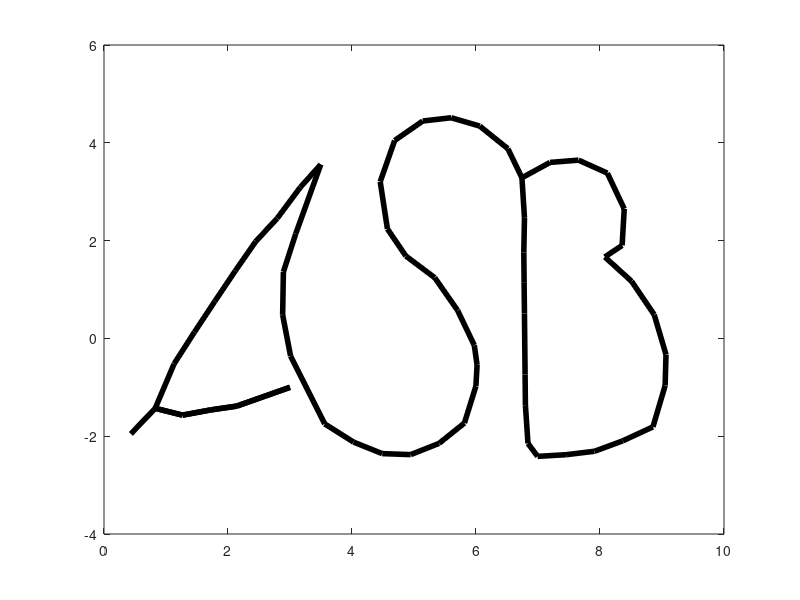

MATLAB code to generate this figure:
% This script has the fixed code if you are struggling to debug!

%% SOLUTION: Breakout 1 
%This section has the fixed code if you are struggling to debug!

%read in data
data = csvread('ASB.csv');
%plot data
plot(data(:,1), data(:,2), 'k-', 'LineWidth',7); %switched axes

%% SOLUTION: Breakout 2

%read in data
data = csvread('ASB.csv');
%plot data
plot(data(:,1), data(:,2), 'k-', 'LineWidth',4); % change linewidth to 4

%% SOLUTION: Breakout 2

%read in data
data = csvread('ASB.csv');
%plot data
plot(data(:,1), data(:,2), 'k-', 'LineWidth',4); % change linewidth to 4

